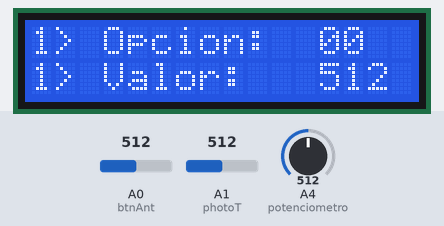
A sketch run on a simulated Arduino Uno, built with avr-gcc and run on an emulated ATmega328P. On the bench: 16×2 character LCD. Inputs (shaded band) come from the test bench; at power-on: A0 (btnAnt) = 512, A4 (potenciometro) = 512, A1 (photoT) = 512. What the sketch prints to the serial monitor is not drawn.

Above: at 1.2 s.
1.3 s: A0 (btnAnt) set to 357
At 1.47 s:
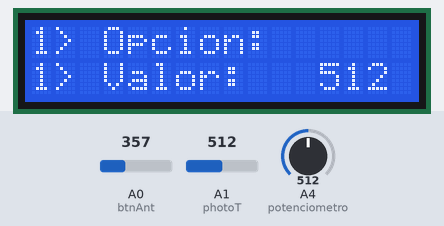
2.8 s: A4 (potenciometro) set to 357
At 3.01 s:
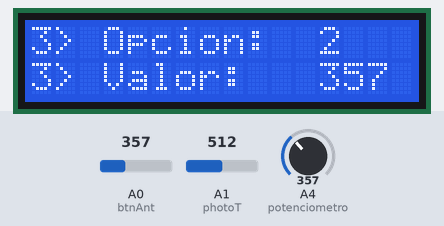
4.3 s: A1 (photoT) set to 15
At 4.54 s:
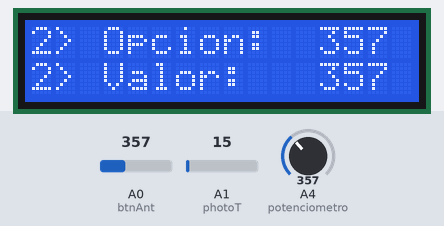
5.8 s: A0 (btnAnt) set to 377
At 6.8 s:
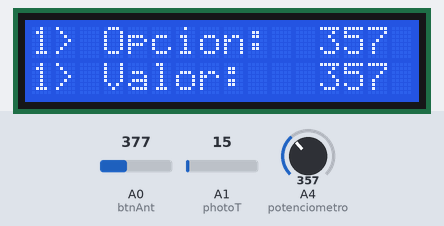
7.3 s: A4 (potenciometro) set to 377
At 8.3 s:
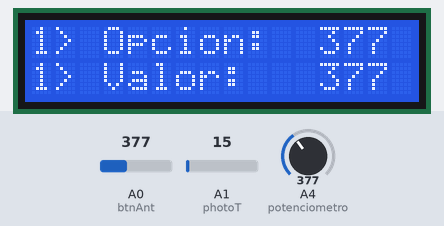
8.8 s: A0 (btnAnt) set to 306
At 8.98 s:
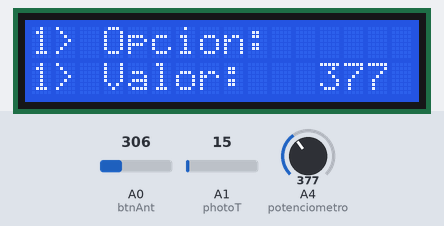
Timing chart, 0 to 11.3 s (numbered marks = the images above; inputs shaded):
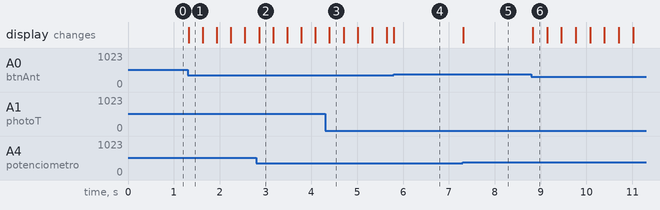

Measured:
- after the input at 1.3 s, the display: changes at once (image 1)
- after the input at 7.3 s, the display: first changes at once (image 5 shows a later state)
- after the input at 8.8 s, the display: changes at once (image 6)

The sketch:

sketch_sep28a.ino
```cpp
#include <LiquidCrystal.h>

LiquidCrystal lcd(12, 11, 5, 4, 3, 2);
int potenciometro=A4;
int click=0;
int valorPot=0;
int valAntPot=0;
int btnAnt=A0;
int btnSig=A0;
int valAnt=0;
int valSig=0;
int photoT=A1;
int EstadoPhoto=0;
int valGuardar=0;
int vector[3]={0,1,2};
void setup() {
  // put your setup code here, to run once:
  pinMode(btnAnt, INPUT);
  pinMode(btnSig, INPUT);
  lcd.begin(16, 2);
  lcd.setCursor(0,0);
  lcd.print("-> Opcion:");
  lcd.setCursor(13,0);
  lcd.print(vector[click]);
  lcd.setCursor(0,1);
  lcd.print("-> Valor: ");
  Serial.begin(9600);

}

void loop() {
  // put your main code here, to run repeatedly:
  valorPot=analogRead(potenciometro);
  valAnt=analogRead(btnAnt);
  valSig=analogRead(btnSig);
  EstadoPhoto=analogRead(photoT);

  if(valorPot != valAntPot) {
    lcd.setCursor(12,1);
    lcd.print("    ");
    lcd.setCursor(12,1);
    lcd.print(valorPot);
    valAntPot = valorPot;
  }

    lcd.setCursor(0,0);
    lcd.print(click+1);
    lcd.setCursor(0,1);
    lcd.print(click+1);
    lcd.setCursor(12,0);
    lcd.print(vector[click]);
    Serial.println(valSig);

  if(click==0){

    if(EstadoPhoto < 25 == HIGH){
      vector[click]=valorPot;
        valGuardar=0;

    }
    if(valAnt >= 267 && valAnt <= 367){
        delay(20);
        if(click == 0)
        click=2;
        else
          click = click - 1;
          lcd.setCursor(12,0);
          lcd.print("    ");
            valAnt=0;
    }
    if(valSig >= 40 && valSig <= 140){
        delay(20);
        if (click == 2)
          click = 0;
        else
          click = click + 1;
          lcd.setCursor(12,0);
          lcd.print("    ");
          valSig=0;
    }
  }
  if(click==1){
    if(EstadoPhoto < 25){
      vector[click]=valorPot;
      lcd.print("    ");
      valGuardar=0;
    }

    if(valAnt >= 267 && valAnt <= 367){
      delay(20);
        if(click == 0)
        click=2;
        else
          click = click - 1;
          lcd.setCursor(12,0);
            valAnt=0;
    }
    if(valSig >= 40 && valSig <= 140){
      delay(20);
        if (click == 2)
          click = 0;
        else
          click = click + 1;
          lcd.setCursor(12,0);
          valSig=0;
    }
  }
  if(click==2){
    if(EstadoPhoto < 25){
      vector[click]=valorPot;
      valGuardar=0;
    }

    if(valAnt >= 267 && valAnt <= 367){
      delay(20);
        if(click == 0)
        click=2;
        else
          click = click - 1;
          lcd.setCursor(12,0);
            valAnt=0;
    }
    if(valSig >= 40 && valSig <= 140){
      delay(20);
        if (click == 2)
          click = 0;
        else
          click = click + 1;
          lcd.setCursor(12,0);
          valSig=0;
    }
  }
}
```
